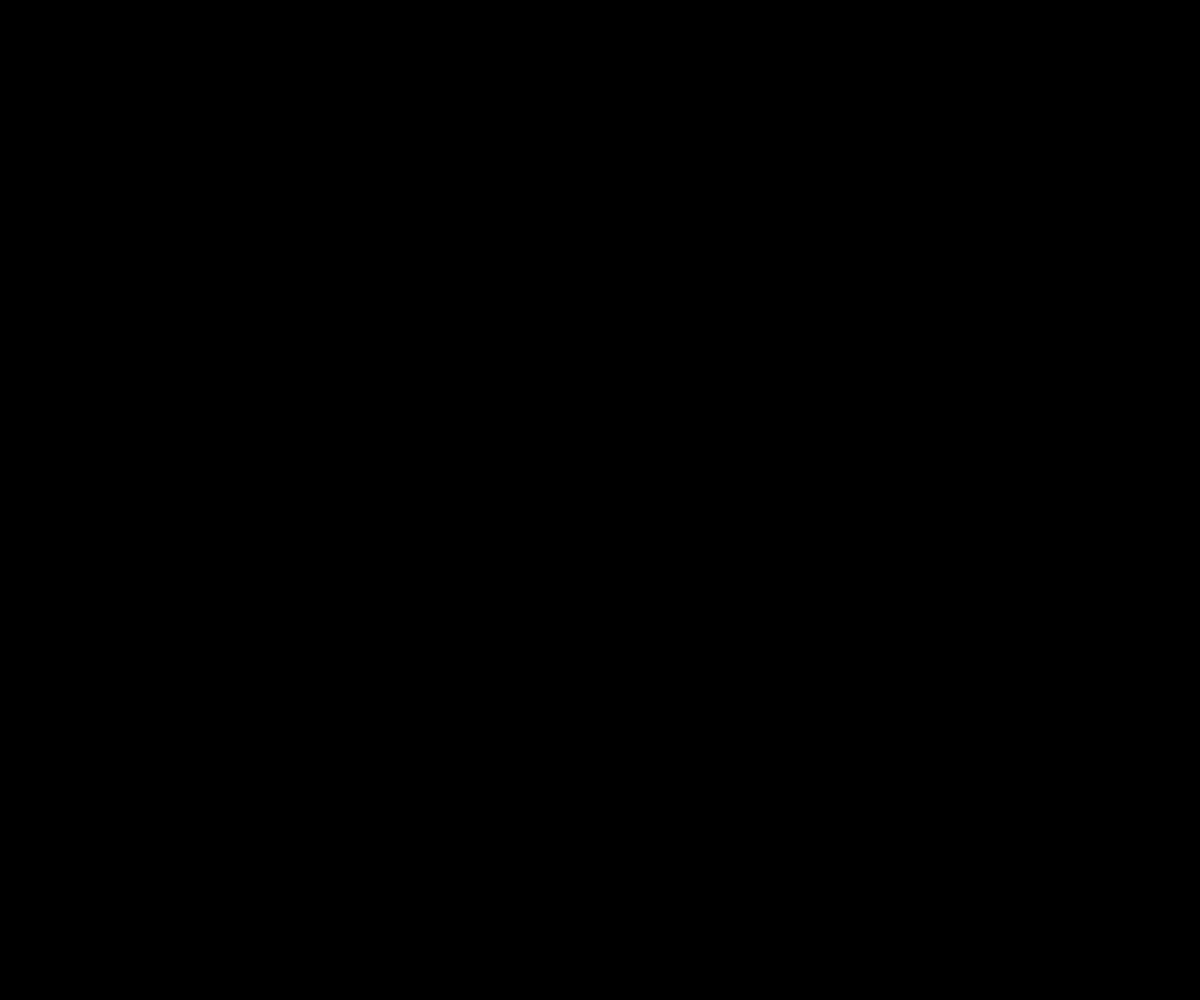
Frame 1 (no input)
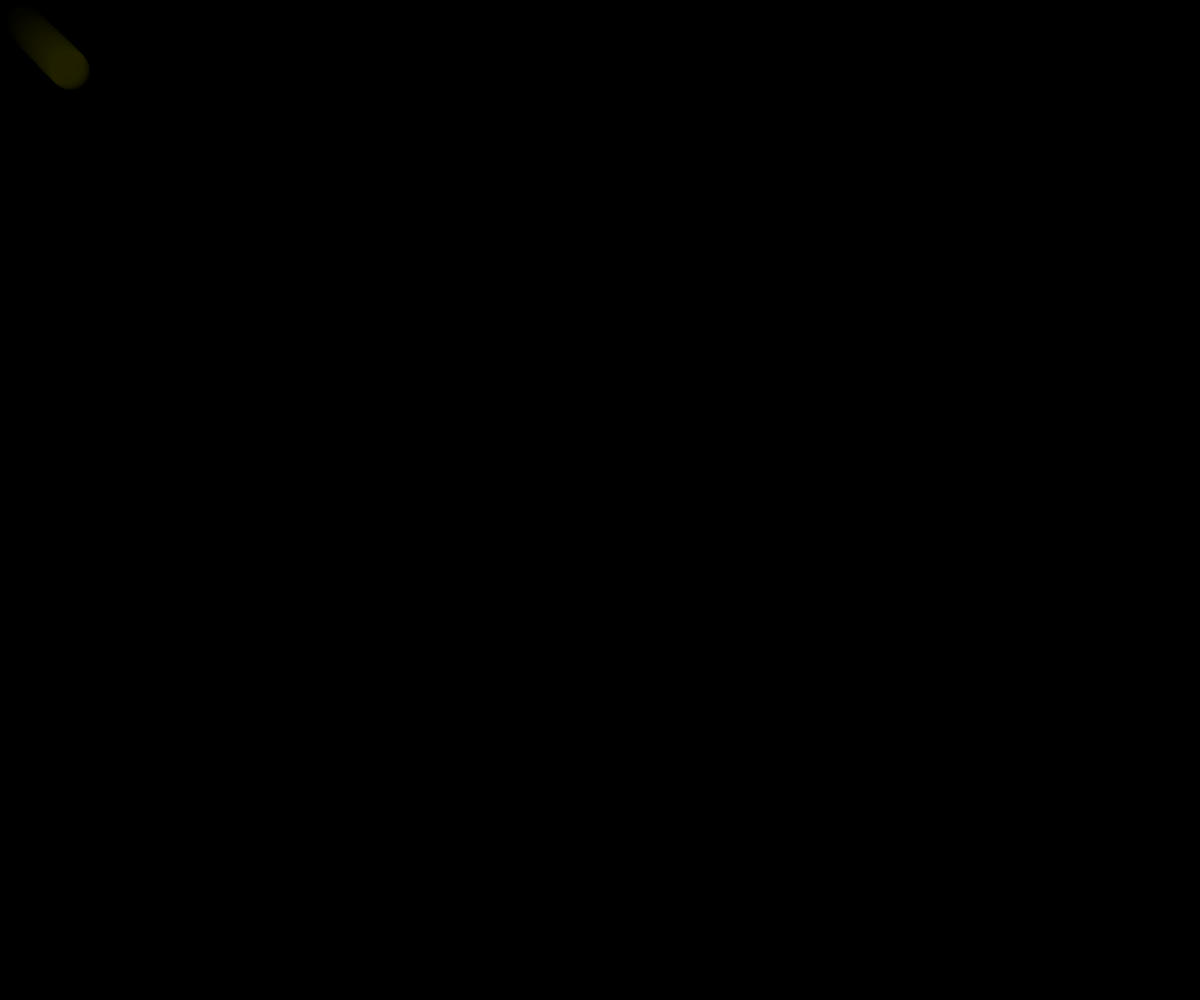
Frame 60 (no input)
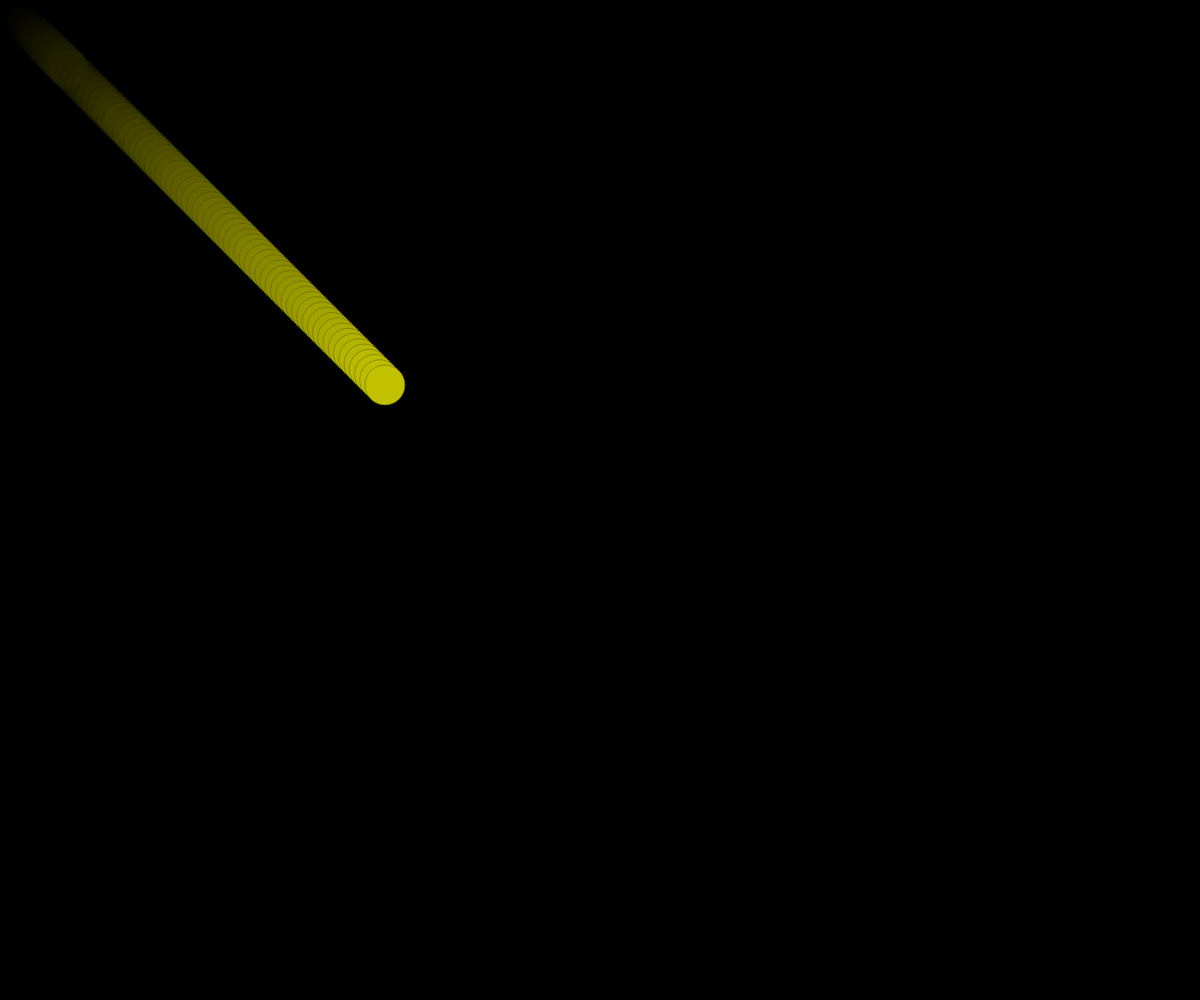
Frame 120 (the mouse pressed at the canvas centre since frame 60)

The p5.js sketch that drew these frames (run headless with seeded random() and noise() and a simulated clock; from frame 60 on, the mouse is pressed at the canvas centre):

// p5.js sketch
// ── sketch.js


var ball = {};
ball.width = 40;
ball.x = 10;
ball.y = 10;
ball.delta_x = 1;
ball.delta_y = 1;
ball.scale_x = 1;
ball.scale_y = 1;


function setup() {
    createCanvas(windowWidth, windowHeight);
    background( 'black' );
}


function draw() {


    ball.x += ball.delta_x * ball.scale_x;
    ball.y += ball.delta_y * ball.scale_y;


    if (ball.x >= width || ball.x <= 0) {
        ball.delta_x = -1 * ball.delta_x;
    }
    if (ball.y >= height || ball.y <= 0) {
        ball.delta_y = -1 * ball.delta_y;
    }


    stroke( ball.x / 4, ball.y / 4, -ball.y, ball.y / 2.98);
    fill( ball.x / 2, ball.y / 2, -ball.y, ball.y / 0.98 );
    ellipse(ball.x, ball.y, ball.width, ball.width);
}


function mousePressed() {
    ball.scale_x = map(mouseX, 0, width, 0.5, 10);
    ball.scale_y = map(mouseY, 0, height, 0.5, 10);
}
